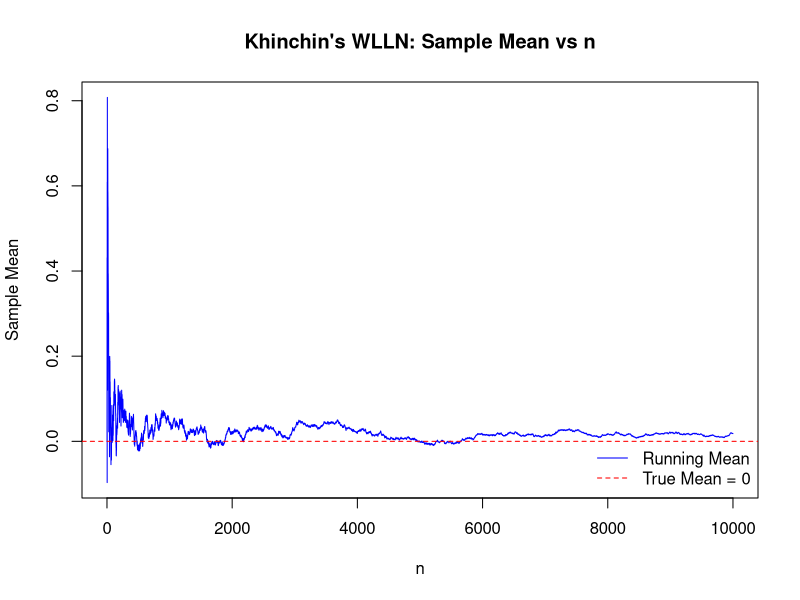

Here is the R script that generated this plot:
# Set number of samples
n <- 10000
# Generate normal variables with mean 0 and variance ln(i)
X <- rnorm(n, mean = 0, sd = sqrt(log(1:n)))
# Compute sample means
sample_means <- cumsum(X) / (1:n)
# Plot sample means to see convergence
plot(1:n, sample_means, type = "l", col = "blue", 
     main = "Khinchin's WLLN: Sample Mean vs n",
     xlab = "n", ylab = "Sample Mean")
abline(h = 0, col = "red", lty = 2)  # True mean = 0
legend("bottomright", legend = c("Running Mean", "True Mean = 0"),
       col = c("blue", "red"), lty = c(1, 2), bty = "n")

